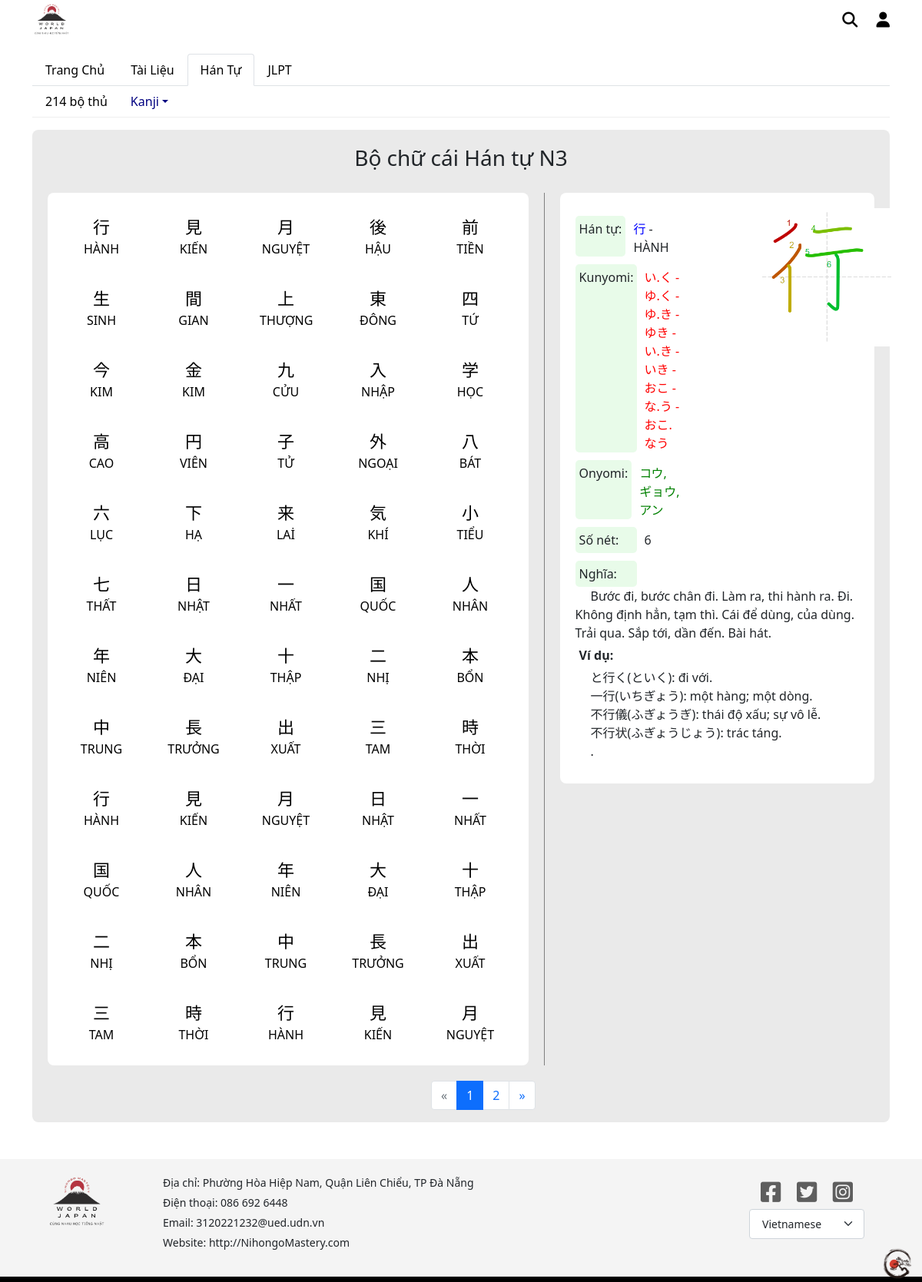
Page /Source/source_kanji/kanji/kanjiN3.php on the committed database.
### tables this page shows
CREATE TABLE itemKanji(
	id INT AUTO_INCREMENT PRIMARY KEY,
	level_kanji_id INT NOT NULL,
	FOREIGN KEY(level_kanji_id) REFERENCES level_kanji(id),
	item VARCHAR(20) NOT NULL,
	hanTu VARCHAR(255) NOT NULL,
	kunyomi VARCHAR(255),
	onyomi VARCHAR(255),
	soNetChu INT NOT NULL,
	yNghia TEXT NOT NULL,
	imgItem VARCHAR(255) NOT NULL,
	vd_1 TEXT,
	vd_2 TEXT,
	vd_3 TEXT,
	vd_4 TEXT,
	vd_5 TEXT
);

### Source/source_kanji/kanji/kanjiN3.php (the view, shortened to what this page needs)
<?php
    $localhost = "localhost";
    $username = "root";
    $password = "";
    $dbname = "dacn";
    $conn = new mysqli($localhost,$username,$password,$dbname);
    $sql_item = "SELECT item,hanTu FROM itemKanji
    WHERE level_kanji_id like '3';";
    $sql = "SELECT * FROM itemKanji
        WHERE level_kanji_id like '3';";
    $check = $conn->query($sql_item);
    $result = $conn->query($sql);
?>
<!DOCTYPE html>
<html lang="en">
<head>
    <link rel="stylesheet" href="https://cdnjs.cloudflare.com/ajax/libs/bootstrap/5.0.1/css/bootstrap.min.css" />
    <link rel="stylesheet" href="https://cdnjs.cloudflare.com/ajax/libs/font-awesome/6.1.1/css/all.min.css" />
    <link rel="stylesheet" href="kanji.css">
</head>
<body>
    <div class="container-xl">
        <div class="row ">
            <div class="col bar">
                <div class="logo">
                    <a href="#">
                        <img src="./../../image/Nihongo_Master_Logo.png" style="width: 50px;" alt="">
                    </a>
                </div>
            </div>
            <div class="col d-flex justify-content-end bar">
                <div class="login_search" style="margin-top: 11px; ">
                    <a href="#" style="color: black; font-size: 20px; margin-right: 20px;"><i class="fas fa-search"></i></a>
                    <a href="./../../user/info/user.php" style="color: black;font-size: 20px;"><i class="fas fa-user"></i></a>
                </div>
            </div>
        </div>
        <div class="row menu">
            <div class="col">
                <ul class="nav nav-tabs" id="myTab" role="tablist">
                    <li class="nav-item" role="presentation">
                        <button class="nav-link" id="Trang_Chu-tab" data-bs-toggle="tab" data-bs-target="#Trang_Chu" type="button" role="tab" aria-controls="Trang_Chu" aria-selected="false">
                            <span style="color: black;">
                                <a style="text-decoration: none; color: black;" href="./../../home.php">Trang Chủ</a>
                            </span>
                        </button>
                    </li>
                    <li class="nav-item" role="presentation">
                        <button class="nav-link" id="Tai_Lieu-tab" data-bs-toggle="tab" data-bs-target="#Tai_Lieu" type="button" role="tab" aria-controls="Tai_Lieu" aria-selected="false">
                            <span style="color: black;">
                                <a style="text-decoration: none; color: black;" href="./../../source_tai_lieu/tailieu.php">Tài Liệu</a>
                            </span>
                        </button>
                    </li>
                    <li class="nav-item" role="presentation">
                        <button class="nav-link active" id="Han_Tu-tab" data-bs-toggle="tab" data-bs-target="#Han_Tu" type="button" role="tab" aria-controls="Han_Tu" aria-selected="true">
                            <span style="color: black;">
                                <a style="text-decoration: none; color: black;" href="./../bo_thu/bo_thu.php">Hán Tự</a>
                            </span>
                        </button>
                    </li>
                    <li class="nav-item" role="presentation">
                        <button class="nav-link" id="JLPT-tab" data-bs-toggle="tab" data-bs-target="#JLPT" type="button" role="tab" aria-controls="JLPT" aria-selected="false">
                        <span style="color: black;">
                                <a style="text-decoration: none; color: black;" href="./../../source_JLPT/JLPT_Test.php">JLPT</a>
                            </span>
                        </button>
                    </li>
                </ul>
            </div>
        </div>
        <div class="tab-content">
            <div class="tab-pane active" id="Han_Tu" role="tabpanel" aria-labelledby="Han_Tu-tab">
                <div class="menu_bar">
                    <ul>
                        <li class="nav-item dropdown">
                            <a href="./../bo_thu/bo_thu.php">214 bộ thủ</a>
                            <hr>
                        </li>
                        <li class="nav-item dropdown">
                            <a class="nav-link dropdown-toggle" href="#" style="color: navy;" id="dropdownId" data-bs-toggle="dropdown" aria-haspopup="true" aria-expanded="false">Kanji</a>
                            <hr>
                        </li>
                    </ul>
                </div>
                <hr style="color: rgb(189, 189, 189); margin-top: 0px;">
                <div class="content_number-page">
                    <h3 style="padding-top: 20px; text-align: center;">Bộ chữ cái Hán tự N3</h3>
                    <div class="content">
                        <ul class="nav nav-tabs" id="myTab" role="tablist">
                            <?php if (!is_null($check)): ?>
                                <?php $count=0; ?>
                                <?php while ($row = $check->fetch_assoc()): ?>
                                    <?php $count++; ?>
                                    <li class="nav-item list_item" role="presentation">
                                        <button class="nav-link <?php if($count === 1){echo "active";} ?> item" id="<?php echo $item = $row['item']."-tab"; ?>" data-bs-toggle="tab" data-bs-target="<?php echo "#".$item = $row['item']; ?>" type="button" role="tab" aria-controls="<?php echo $item = $row['item']; ?>" aria-selected="<?php if($count === 1){echo "true";}else{echo "false";} ?>">
                                            <div class="itemHanTu">
                                                <?php echo $item = $row['item']; ?>
                                            </div>
                                            <div class="hanTu">
                                                <?php echo $hanTu = $row['hanTu']; ?>
                                            </div>
                                        </button>
                                    </li>
                                    <?php if($count === 60){break;} ?>
                                <?php endwhile; ?>
                            <?php endif; ?>
                        </ul>
                        <div class="tab-content">
                            <?php if (!is_null($result)): ?>
                                <?php $count=0; ?>
                                <?php while ($row = $result->fetch_assoc()): ?>
                                    <?php $count++; ?>
                                    <div class="tab-pane <?php if($count === 1){echo "active";} ?>" id="<?php echo $item=$row['item']; ?>" role="tabpanel" aria-labelledby="<?php echo $item=$row['item']."-tab" ?>">
                                        <div style="display: flex;">
                                            <div class="left">
                                                <div class="item_HanTu">
                                                    <div class="title_item">
                                                        Hán tự:
                                                    </div>
                                                    <div style="margin-top: 5px;">
                                                        <span style="color: blue;">
                                                            <?php echo $item = $row['item']; ?>
                                                        </span>
                                                        <span>
                                                            <?php echo " - ". $hanTu = $row['hanTu']; ?>
                                                        </span>
                                                    </div>
                                                </div>
                                                <div class="item_Kunyomi">
                                                    <div class="title_item">
                                                        Kunyomi:
                                                    </div>
                                                    <span style="color: red; margin-top: 5px;">
                                                        <?php echo $kunyomi = $row['kunyomi']; ?>
                                                    </span>
                                                </div>
                                                <div class="item_Onyomi">
                                                    <div class="title_item">
                                                        Onyomi:
                                                    </div>
                                                    <span style="color: green; margin-top: 5px;">
                                                        <?php echo $onyomi = $row['onyomi']; ?>
                                                    </span>
                                                </div>
                                                <div class="item_SoNet">
                                                    <div class="title_item">
                                                        Số nét:
                                                    </div>
                                                    <span style="margin-top: 5px;" >
                                                        <?php echo $soNetChu = $row['soNetChu']; ?>
                                                    </span>
                                                </div>
                                            </div>
                                            <div class="right" style="margin-left: 100px;">
                                                <div class="imgKanji" style="width: 180px;">
                                                    <img style="width: 100%;" src=" <?php echo "./../../image/kanji_jlpt/". $imgItem = $row['imgItem']; ?>" alt="">
                                                </div>
                                            </div>
                                        </div>
                                        <div class="item_yNghia" style="margin-top: 10px;">
                                            <div class="title_item">
                                                Nghĩa:
                                            </div>
                                            <span style=" margin-left: 20px;">
                                                <?php echo $yNghia = $row['yNghia']; ?>
                                            </span>
                                        </div>
                                        <div class="item_viDu">
                                            <div class="title_item" style="background-color: white; font-weight: bold;">
                                                Ví dụ:
                                            </div>
                                            <div style=" margin-left: 20px;">
                                                <?php echo $vd_1 = $row['vd_1']."."; ?>
                                            </div>
                                            <div style=" margin-left: 20px;">
                                                <?php echo $vd_2 = $row['vd_2']."."; ?>
                                            </div>
                                            <div style=" margin-left: 20px;">
                                                <?php echo $vd_3 = $row['vd_3']."."; ?>
                                            </div>
                                            <div style=" margin-left: 20px;">
                                                <?php echo $vd_4 = $row['vd_4']."."; ?>
                                            </div>
                                            <div style=" margin-left: 20px;">
                                                <?php echo $vd_5 = $row['vd_5']."."; ?>
                                            </div>
                                        </div>
                                    </div>
                                    <?php if($count === 60){break;} ?>
                                <?php endwhile; ?>
                            <?php endif; ?>
                        </div>
                    </div>
                    <nav aria-label="Page navigation" style="width: 60%; display: flex; justify-content: end;">
                      <ul class="pagination" style="margin-right: 15px;">
                        <li class="page-item disabled">
                          <a class="page-link" href="./kanjiN3.php" aria-label="Previous">
                            <span aria-hidden="true">&laquo;</span>
                          </a>
                        </li>
                        <li class="page-item active" aria-current="page"><a class="page-link" href="./kanjiN3.php">1</a></li>
                        <li class="page-item"><a class="page-link" href="./kanjiN3-2.php">2</a></li>
                        <li class="page-item">
                          <a class="page-link" href="./kanjiN3-2.php" aria-label="Next">
                            <span aria-hidden="true">&raquo;</span>
                          </a>
                        </li>
                      </ul>
                    </nav>
                </div>
                </div>
            </div>
        </div>
    <br><br>
    <div class="container-fluid Information">
        <div class="row">
            <div class="col-2 infocomment">
                <div class="logo">
                    <a href="#">
                        <img src="./../../image/Nihongo_Master_Logo.png" style="width: 80px;" alt="">
                    </a>
                </div>
            </div>
            <div class="col-7 infocomment" style="text-align: start;">
                <div class="item_info">
                </div>
                <div class="item_info">
                </div>
                <div class="item_info">
                </div>
                <div class="item_info">
                </div>
            </div>
            <div class="col-3">
                <div style="display: flex; margin: auto;  width: 120px; justify-content: space-between;">
                    <div class="item_logo">
                        <a href="#"><i class="fab fa-facebook-square"></i></a>
                    </div>
                    <div class="item_logo">
                        <a href="#"><i class="fab fa-twitter-square"></i></a>
                    </div>
                    <div class="item_logo">
                        <a href="#"><i class="fab fa-instagram-square"></i>
                        </a>
                    </div>
                </div>
                <div style="width: 150px; margin: 0 auto;">
                    <select class="form-select form-select-lg " name="" id="" style="font-size: 14px;">
                        <option value="vn" selected>Vietnamese</option>
                    </select>
                </div>
            </div>
            <div class="logo_bar">
                <img src="./../../image/image_bg/Bar background.png" alt="">
            </div>
        </div>
    </div>
</body>
</html>

### rows in the picture
itemkanji: item "行", hanTu "HÀNH", kunyomi "い.く - ゆ.く - ゆ.き - ゆき - い.き - いき - おこ - な.う - おこ.なう", onyomi "コウ, ギョウ, アン", soNetChu "6", imgItem (picture), yNghia "Bước đi, bước chân đi. Làm ra, thi hành ra. Đi. Không định hẳn, tạm thì. Cái để dùng, của dùng. Trải qua. Sắp tới, dần đến. Bài hát.", vd_1 "と行く(といく): đi với.", vd_2 "一行(いちぎょう): một hàng; một dòng.", vd_3 "不行儀(ふぎょうぎ): thái độ xấu; sự vô lễ.", vd_4 "不行状(ふぎょうじょう): trác táng.", vd_5 "."

### other values in the picture
$item = $row['item'] "行"
$hanTu = $row['hanTu'] "HÀNH"
$item = $row['item'] "見"
$hanTu = $row['hanTu'] "KIẾN"
$item = $row['item'] "月"
$hanTu = $row['hanTu'] "NGUYỆT"
$item = $row['item'] "後"
$hanTu = $row['hanTu'] "HẬU"
$item = $row['item'] "前"
$hanTu = $row['hanTu'] "TIỀN"
$item = $row['item'] "生"
$hanTu = $row['hanTu'] "SINH"
$item = $row['item'] "間"
$hanTu = $row['hanTu'] "GIAN"
$item = $row['item'] "上"
